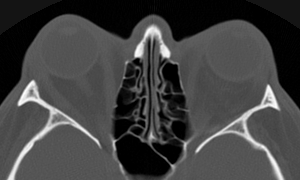
%> input picture head.tif, 300 x 180 px
$ octave question2_b.m   (GNU Octave 9; MATLAB toolbox functions it lacks are replaced by stand-ins)
%> lines starting %> are read from the running program, lines starting %| are printed output that depends on the picture
%% Solution 1:

clear
clc
close all

w = 38;
L = 74;
start_ind = L - w/2;
end_ind = L + w/2;

im = imread('head.tif');
%> im: size 180x300 uint8; min 0, max 229, mean 59.3
figure(1), imshow(im);
len_im = size(im);
%> len_im = [180 300]
[h, D] = imhist(im);
%> h = 256 values, max 5860 at index 1, min 0 at index 231, mean 210.9; D = 256 values from 0 to 255
h = h.';

a = 255 / (end_ind - start_ind);
b = start_ind;
f1 = a * ((start_ind:end_ind) - b);

for i = 1:start_ind+1
    h(i) = 0;
end
%> after the loop, h = 256 values, max 3340 at index 77, min 0 at index 1, mean 142.8

j = 1;
for i = start_ind+1:end_ind+1
    h(i) = f1(j);
    j = j + 1;
end
%> after the loop, h = 256 values, max 255 at index 94, min 0 at index 1, mean 34.76

for i = end_ind+1:256
    h(i) = 256;
end
%> after the loop, h = 256 values from 0 to 256

h = uint8(round(h));
%> h = 256 values from 0 to 255
im2 = h(double(im)+1);
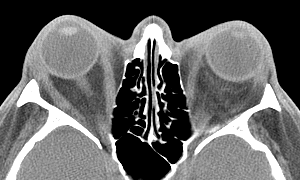
%> im2: size 180x300 uint8; min 0, max 255, mean 98.8
figure(2), imshow(im2);
figure(3), imhist(im2);
set(gca, 'xlim', [0 255], 'ylim', [0 300]); % Pretty up axes
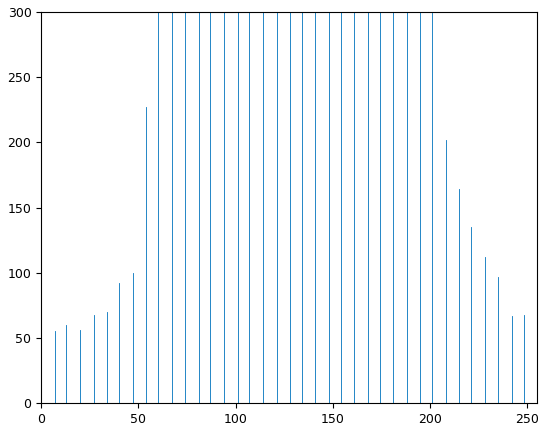
%> figure redrawn from the program's plot data; highest point at x = 0, y = 17456, above the top of the axes
figure(4), plot(D, h);
xlabel('Gray level, D');
ylabel('f1(D)');
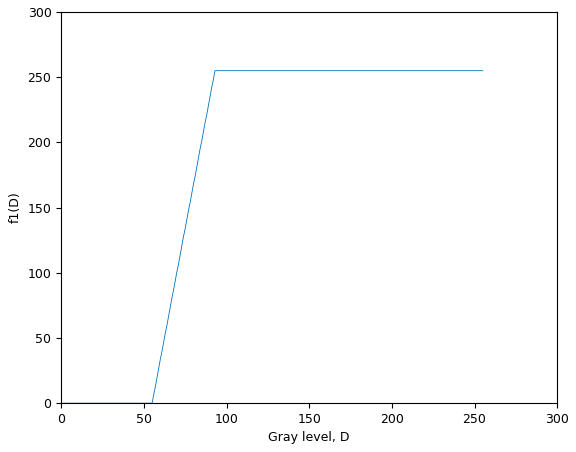
%> figure redrawn from the program's plot data; curve peaks at x = 93, y = 255


%% Solution 2:

clear
clc

w = 38;
L = 74;

im = imread('head.tif');
f1 = [zeros(1, L-w/2+1), (255/w)*(1:1:w), 255*ones(1, 255-(L+w/2))];
%or: f1 = [zeros(1, L-w/2+1), (255/w)*((L-w/2+1:1:L+w/2)-L+w/2), 255*ones(1, 255-(L+w/2))];
f1 = uint8(round(f1));
im2 = f1(double(im)+1); %!!imp!!

gl = 0:1:255;
subplot(221), plot(gl,f1);
set(gca, 'xlim', [0 255], 'ylim', [0 300]); % Pretty up axes
xlabel('Gray level, D');
ylabel('f1(D)');
title('Window and Level Function');
subplot(223), imshow(im);
title('Original Image');
subplot(224), imshow(im2);
title('Image after W&L');
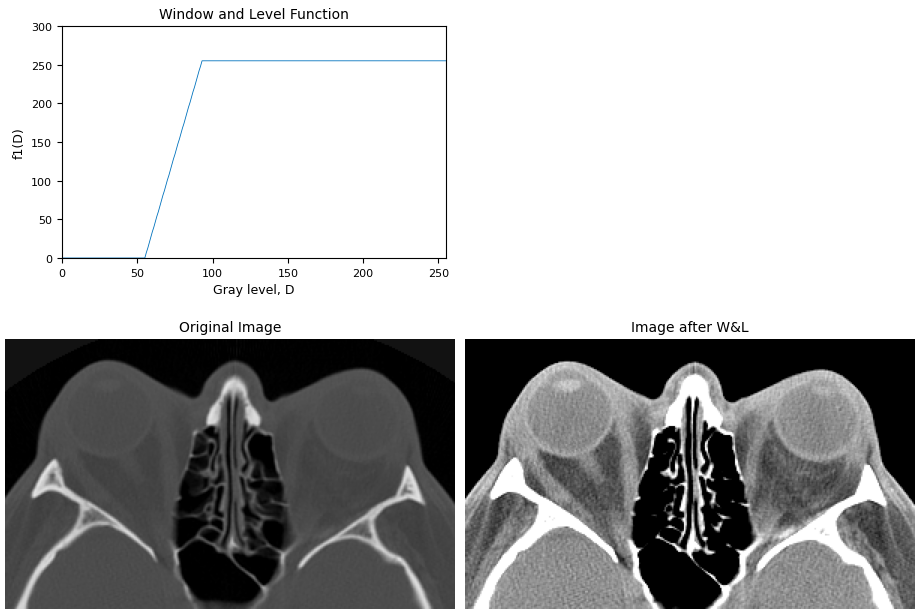
%> figure redrawn from the program's plot data, 3 panels
